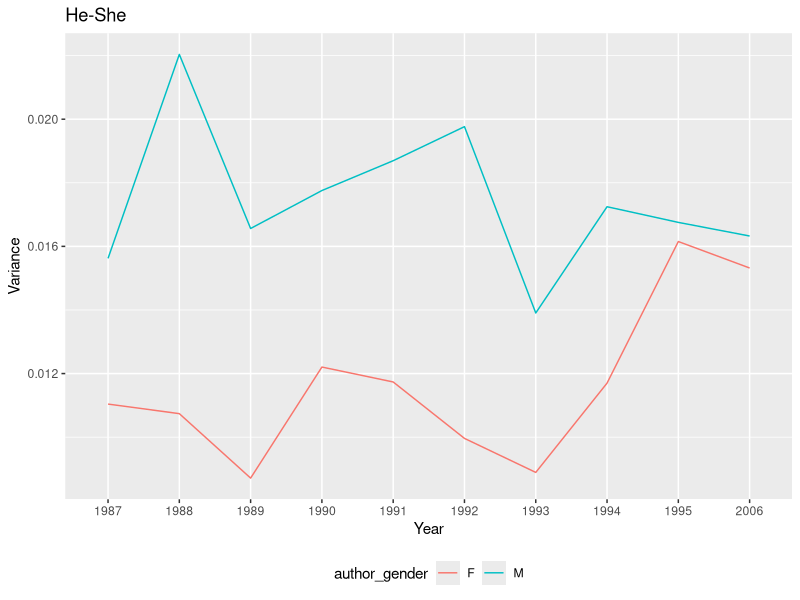
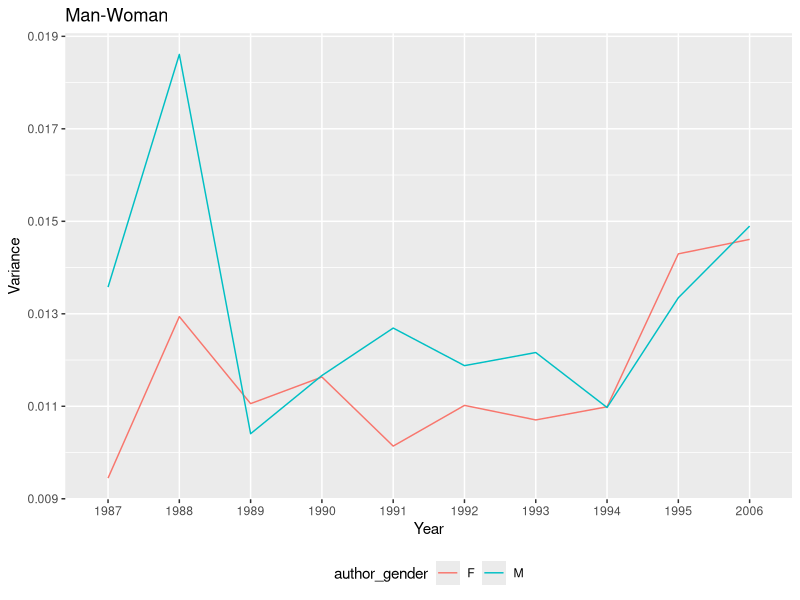
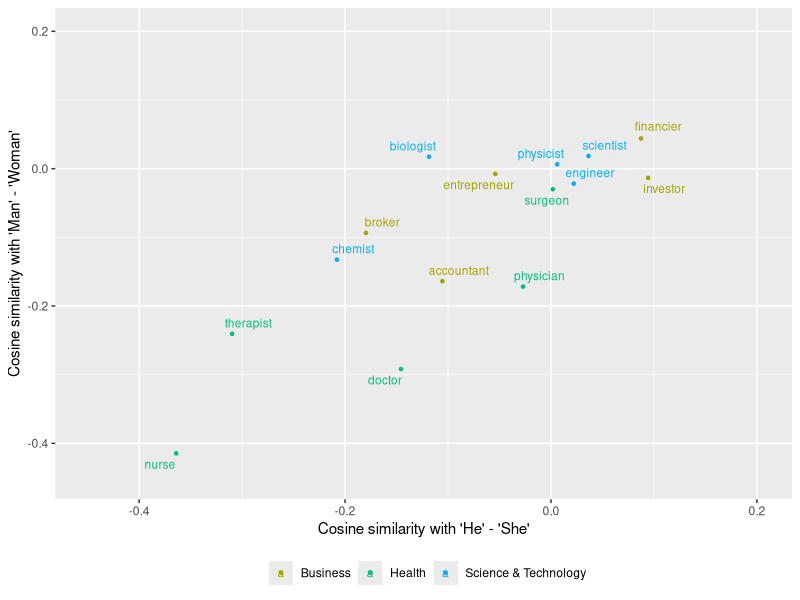
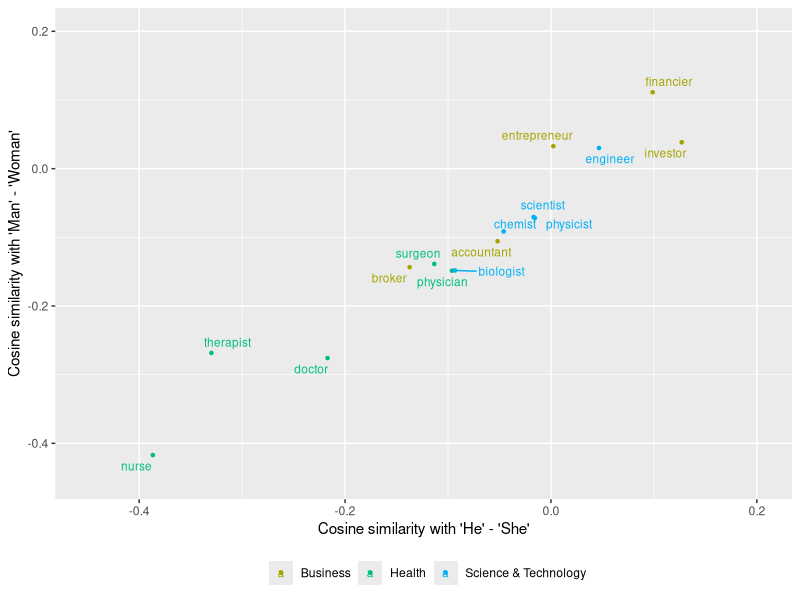
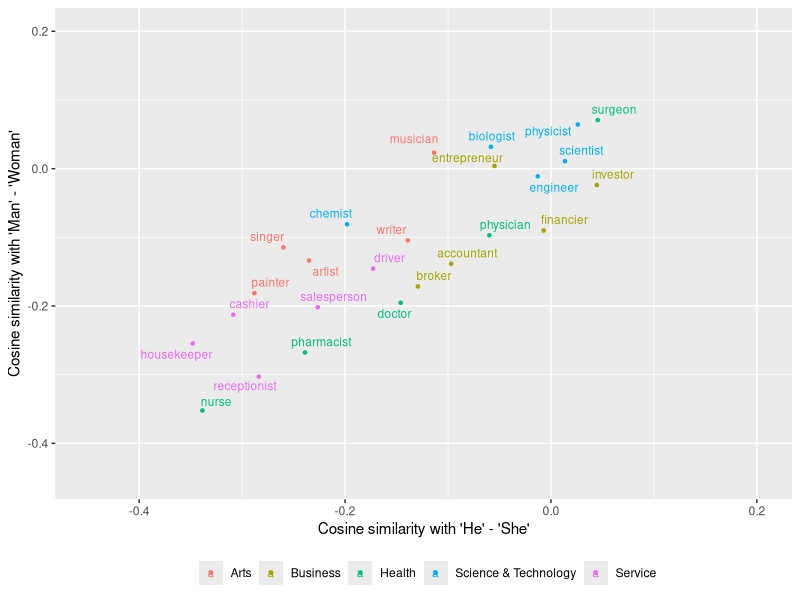
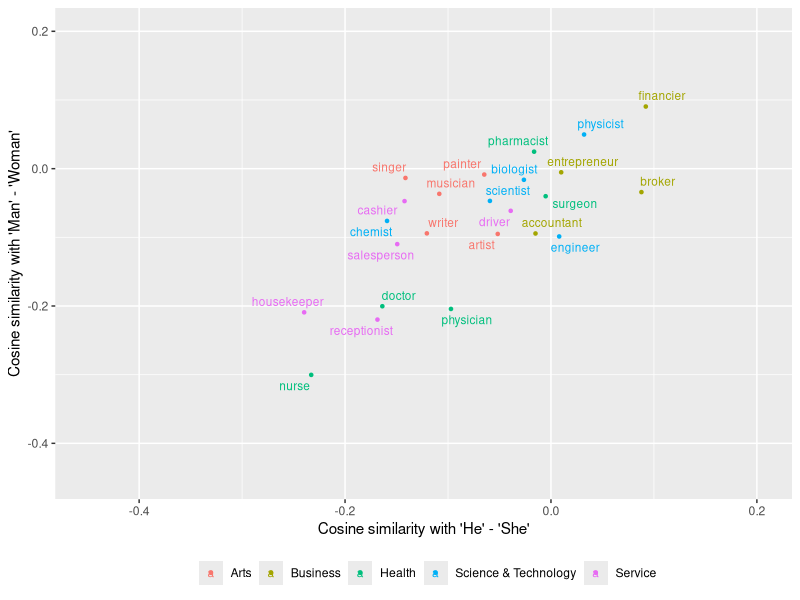
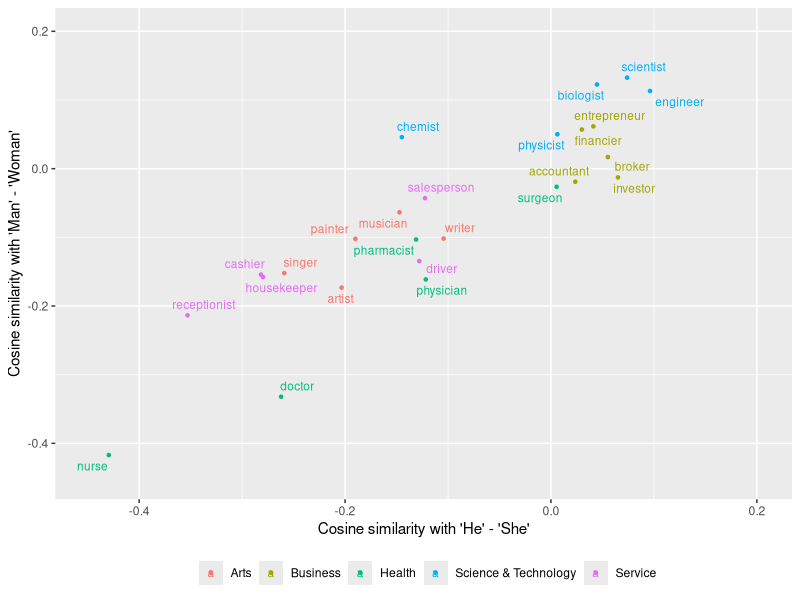
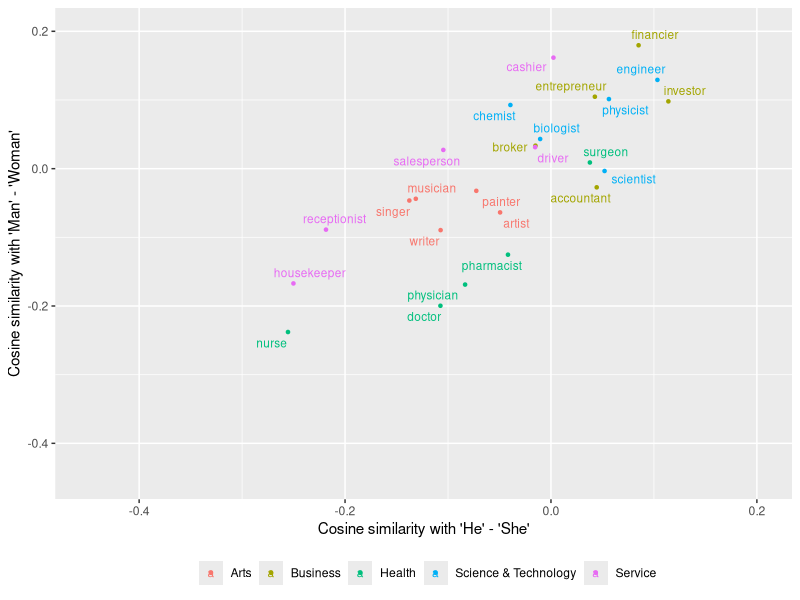

Generate these figures, in order, with R: (Note: this script raises an error after producing the figures.)
library(tidyr)
library(dplyr)
library(ggplot2)
library(ggrepel)

w2v_df <- read.csv("projections.tsv", sep="\t")
w2v_mf_df <- read.csv("projections_authorgender.tsv", sep="\t")
curr_year <- 2006

gg_color_hue <- function(n) {
  hues = seq(15, 375, length = n + 1)
  hcl(h = hues, l = 65, c = 100)[1:n]
}

min_proj <- min(w2v_df$similarity)
max_proj <- max(w2v_df$similarity)

##########################
# PER YEAR - TOPIC WORDS #
##########################
cols <- gg_color_hue(5)

for (year_c in c(1987,2006)) {
  w2v_curr_df <- filter(w2v_df, year == year_c, topic != 'neutral' & topic != 'litcomp') %>%
                  spread(key = word_diff, value = similarity)
  names(w2v_curr_df)[c(4,5)] <- c("he_she","man_woman")
  ggplot(w2v_curr_df, aes(x = he_she, y = man_woman, colour = topic)) +
    geom_point(size = .9) +
    geom_text_repel(aes(label = word), size = 3) +
    labs(x = "Cosine similarity with 'He' - 'She'", 
         y = "Cosine similarity with 'Man' - 'Woman'") +
    scale_colour_manual(name="",
                        values=cols,
                        breaks=c("arts","business","health","science&tech","service"),
                        labels=c("Arts", "Business", "Health", "Science & Technology", "Service")) +
    theme(legend.position = 'bottom') +
    xlim(min_proj,max_proj) + 
    ylim(min_proj,max_proj) 
  ggsave(paste0("./Plots/Proj",year_c,".pdf"), height = 5, width = 5)
}

#############################
# M/F AUTHORS - TOPIC WORDS #
#############################
y_rec <- c()
g_rec <- c()
he_she_var <- c()
man_woman_var <- c()

years <- unique(w2v_mf_df$year)
for (y in years) {
  for (g in c('M','F')) {
    w2v_curr_df <- filter(w2v_mf_df, year == y, author_gender == g, topic != 'neutral' & topic != 'litcomp') %>%
      spread(key = word_diff, value = similarity)
    names(w2v_curr_df)[c(5,6)] <- c("he_she","man_woman")
    ggplot(w2v_curr_df, aes(x = he_she, y = man_woman, colour = topic)) +
      geom_point(size = .9) +
      geom_text_repel(aes(label = word), size = 3) +
      labs(x = "Cosine similarity with 'He' - 'She'", 
           y = "Cosine similarity with 'Man' - 'Woman'") +
      scale_colour_manual(name="",
                          values=cols,
                          breaks=c("arts","business","health","science&tech","service"),
                          labels=c("Arts", "Business", "Health", "Science & Technology", "Service")) +
      theme(legend.position = 'bottom') +
      xlim(min_proj,max_proj) + 
      ylim(min_proj,max_proj) 
    ggsave(paste0("./Plots/",y,"Proj",g,".pdf"), height = 5, width = 5)
    
    y_rec <- c(y_rec, y)
    g_rec <- c(g_rec, g)
    he_she_var <- c(he_she_var, var(w2v_curr_df$he_she))
    man_woman_var <- c(man_woman_var,var(w2v_curr_df$man_woman))
  }
}

##########################
# M/F AUTHORS - VARIANCE #
##########################
var_df <- data.frame(cbind(rep(y_rec,2), rep(g_rec,2), c(rep("he_she",length(he_she_var)),rep("man_woman",length(man_woman_var))), c(he_she_var, man_woman_var)))
names(var_df) <- c("year","author_gender","direction","variance")
var_df$variance <- as.numeric(as.character(var_df$variance))

var_df1 <- filter(var_df, direction == "he_she")
ggplot(data = var_df1, aes(x = year, y = variance, group = author_gender, colour = author_gender)) +
  geom_line() +
  labs(x = "Year", y = "Variance", title = "He-She") +
  theme(legend.position = 'bottom')

var_df2 <- filter(var_df, direction == "man_woman")
ggplot(data = var_df2, aes(x = year, y = variance, group = author_gender, colour = author_gender)) +
  geom_line() +
  labs(x = "Year", y = "Variance", title = "Man-Woman") +
  theme(legend.position = 'bottom')
  
#################
# NEUTRAL WORDS #
#################
cols <- gg_color_hue(1)

w2v_curr_df <- filter(w2v_df, year == curr_year, topic == 'neutral') %>%
  spread(key = word_diff, value = similarity)
names(w2v_curr_df)[c(4,5)] <- c("he_she","man_woman")
ggplot(w2v_curr_df, aes(x = he_she, y = man_woman, colour = topic)) +
  geom_point(size = .9) +
  geom_text_repel(aes(label = word), size = 3) +
  labs(x = "Cosine similarity with 'He' - 'She'", 
       y = "Cosine similarity with 'Man' - 'Woman'") +
  scale_colour_manual(name="",
                      values=cols,
                      breaks=c("neutral"),
                      labels=c("Neutral")) +
  theme(legend.position = 'bottom') +
  xlim(min_proj,max_proj) + 
  ylim(min_proj,max_proj) 
ggsave(paste0("./Plots/ProjNeutral",curr_year,".pdf"), height = 5, width = 5)

#################
# COMPARISON WORDS #
#################
w2v_curr_df <- filter(w2v_df, year == curr_year, topic == 'litcomp') %>%
  spread(key = word_diff, value = similarity)
names(w2v_curr_df)[c(4,5)] <- c("he_she","man_woman")
ggplot(w2v_curr_df, aes(x = he_she, y = man_woman, colour = topic)) +
  geom_point(size = .9) +
  geom_text_repel(aes(label = word), size = 3) +
  labs(x = "Cosine similarity with 'He' - 'She'", 
       y = "Cosine similarity with 'Man' - 'Woman'") +
  theme(legend.position = "none") +
  xlim(min_proj,max_proj) + 
  ylim(min_proj,max_proj) 
ggsave(paste0("./Plots/ProjLitComp",curr_year,".pdf"), height = 5, width = 5)

######################
# OVER TIME - HE/SHE #
######################
cols <- gg_color_hue(5)
w2v_heshe_df <- filter(w2v_df, word_diff == "He-She" & topic != 'litcomp' & topic != 'neutral') %>% 
                  group_by(topic, year) %>%
                  summarise(avg_sim = mean(similarity))
ggplot(w2v_heshe_df, aes(x = year, y = avg_sim, colour = topic, group = topic)) + 
  geom_line() +
  scale_colour_manual(name="",
                      values=cols,
                      breaks=c("arts","business","health","science&tech","service"),
                      labels=c("Arts", "Business", "Health", "Science & Technology", "Service")) +
  labs(x = "", y = "Average Cosine Similarity to 'He'-'She'") +
  theme(legend.position = "bottom")
ggsave("./Plots/HeSheAvgOT.pdf", height = 5, width = 6)

######################
# OVER TIME - HE/SHE #
######################
w2v_manwoman_df <- filter(w2v_df, word_diff == "Man-Woman" & topic != 'litcomp' & topic != 'neutral') %>% 
  group_by(topic, year) %>%
  summarise(avg_sim = mean(similarity))
ggplot(w2v_manwoman_df, aes(x = year, y = avg_sim, colour = topic, group = topic)) + 
  geom_line() +
  scale_colour_manual(name="",
                      values=cols,
                      breaks=c("arts","business","health","science&tech","service"),
                      labels=c("Arts", "Business", "Health", "Science & Technology", "Service")) +
  labs(x = "", y = "Average Cosine Similarity to 'Man'-'Woman'") +
  theme(legend.position = "bottom")
ggsave("./Plots/ManWomanAvgOT.pdf", height = 5, width = 6)
